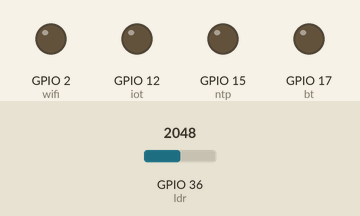
This sketch was run on a simulated ESP32. Shown: output pins drawn as LEDs (lit = HIGH). Inputs (shaded band) come from the test bench; at power-on: GPIO 36 (ldr) = 2048. What the sketch prints to the serial monitor is not drawn.

Above: at 1.2 s.
1.3 s: GPIO 36 (ldr) set to 1060
4.3 s: GPIO 36 (ldr) set to 998
At 5.6 s:
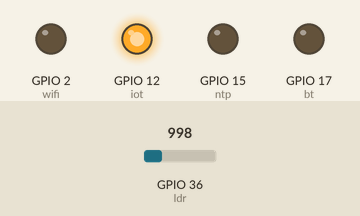
5.9 s: GPIO 36 (ldr) set to 807
8.9 s: GPIO 36 (ldr) set to 725
At 9.7 s:
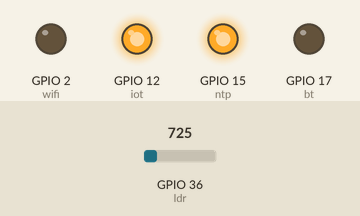
10.5 s: GPIO 36 (ldr) set to 551
12.0 s: GPIO 36 (ldr) set to 470
At 13.4 s:
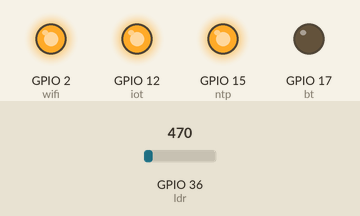
Timing chart, 0 to 14.6 s (numbered marks = the images above; inputs shaded):
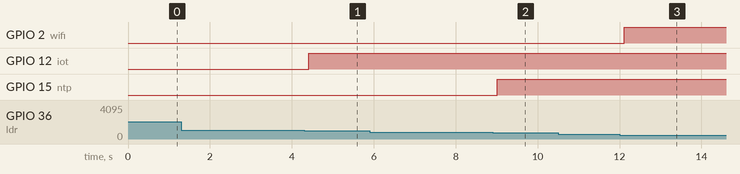

Measured:
- the behaviour switches between 1024 and 1023 on GPIO 36 (ldr) (found by bisection; images 0 and 1)
- the behaviour switches between 768 and 767 on GPIO 36 (ldr) (found by bisection; images 1 and 2)
- the behaviour switches between 512 and 511 on GPIO 36 (ldr) (found by bisection; images 2 and 3)
- after the input at 1.3 s, every drawn part: stays the same
- after the input at 4.3 s, GPIO 12 (iot): LOW → HIGH after 0.11 s
- after the input at 5.9 s, every drawn part: stays the same
- after the input at 8.9 s, GPIO 15 (ntp): LOW → HIGH after 0.12 s
- after the input at 10.5 s, every drawn part: stays the same
- after the input at 12.0 s, GPIO 2 (wifi): LOW → HIGH after 0.12 s

The sketch:

esp32_lab6.ino
```cpp
int ldr =36;
int bt = 17 ;
int wifi = 2 ;
int ntp = 15 ;
int iot = 12 ;

void setup() {
  Serial.begin(9600);
  pinMode(bt, OUTPUT);
  pinMode(wifi, OUTPUT);
  pinMode(ntp, OUTPUT);
  pinMode(iot, OUTPUT);

}
  void loop (){
    int x= analogRead(ldr);
    Serial.print(x);
    Serial.print("\t");
   int y =map (x , 0 , 1024 , 0 , 4);
   Serial.print(y);
   delay(100);


   //ให้เขียนต่อยอดทำไฟติดตามค่าyที่ได้
   if(y==0){
    digitalWrite(bt, HIGH);
    digitalWrite(wifi, HIGH);
    digitalWrite(ntp, HIGH);
    digitalWrite(iot, HIGH);
  }else if(y == 1){
    digitalWrite(bt, LOW);
    digitalWrite(wifi, HIGH);
    digitalWrite(ntp, HIGH);
    digitalWrite(iot, HIGH);
  }else if(y == 2){
    digitalWrite(bt, LOW);
    digitalWrite(wifi, LOW);
    digitalWrite(ntp, HIGH);
    digitalWrite(iot, HIGH);
  }else if(y == 3){
    digitalWrite(bt, LOW);
    digitalWrite(wifi, LOW);
    digitalWrite(ntp, LOW);
    digitalWrite(iot, HIGH);
  }else if(y == 4){
    digitalWrite(bt, LOW);
    digitalWrite(wifi, LOW);
    digitalWrite(ntp, LOW);
    digitalWrite(iot, LOW);
  }

  }
```
